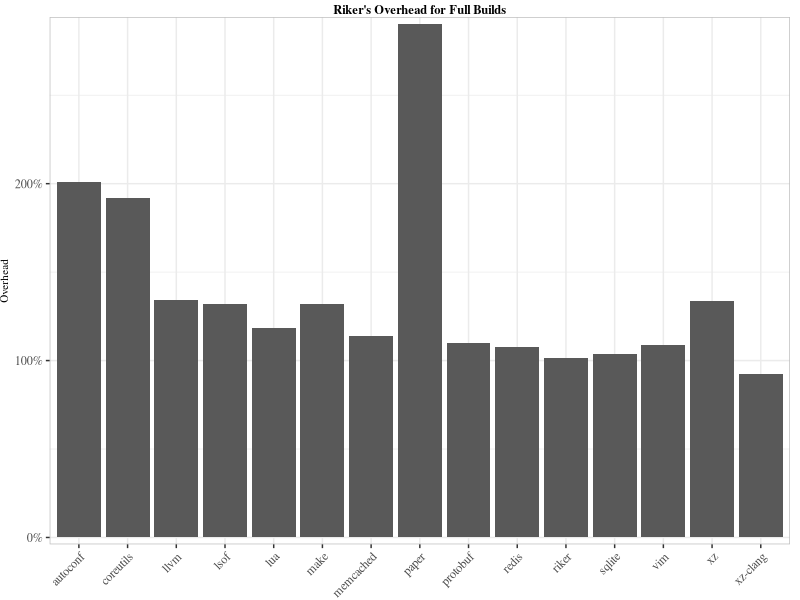

Source code (R):
#!/usr/bin/env Rscript
suppressMessages(library(ggplot2))
suppressMessages(library(ggthemes))
#suppressMessages(library(tidyverse))
#suppressMessages(library(lemon))
#suppressMessages(library(scales))

data <- read.csv('results/full-build.csv')

theme_flashrelate <-
  theme_bw() +
  theme(
    text = element_text(family='Times'),
    plot.title = element_text(size = 9, face='bold', family='Times', margin=margin(0, 0, 0, 0, 'in')),
    strip.background = element_rect(color='dark gray', linetype=0.5),
    panel.border = element_rect(colour='gray'),
    legend.position = 'bottom',
    legend.key = element_rect(color=NA),
    legend.key.size = unit(0.15, 'in'),
    legend.text = element_text(size = 8, family='Times'),
    legend.title = element_text(size = 8, family='Times'),
    axis.title.y = element_text(size = 8, family='Times'),
    axis.title.x = element_text(size = 8, family='Times'),
    strip.text.x = element_text(size = 8, family='Times'),
    strip.text.y = element_text(size = 8, family='Times'),
    plot.margin = margin(0.05, 0.1, 0, 0, 'in'),
    panel.spacing = unit(0.05, 'in'),
    legend.margin = margin(-0.1, 0, 0, 0, 'in')
  ) +
  theme(plot.title = element_text(hjust = 0.5)) # Center title
  
# Create a line graph of commands run
plot <- ggplot(data=data, aes(x=program, y=overhead)) +
  geom_col() +
  theme_flashrelate +
  scale_y_continuous(limits=c(0, NA), expand=c(0.01, 0.01), labels = scales::percent_format(accuracy=1)) +
  theme(axis.text.x = element_text(angle = 45, hjust = 1)) +
  labs(title='Riker\'s Overhead for Full Builds', y='Overhead') +
  xlab(NULL) +
  theme(strip.background = element_blank(), strip.placement = "outside")
  
ggsave(plot, filename='graphs/overhead.pdf', width=3.4, height=1.35)
